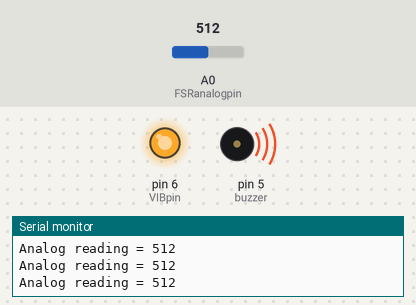
This sketch was run on a simulated Arduino Uno, built with avr-gcc and run on an emulated ATmega328P. Parts: output pins drawn as LEDs (lit = HIGH), buzzer (waves = sounding), the last lines printed to the serial monitor. The inputs (shaded band) are chosen by the test bench; at power-on: A0 (FSRanalogpin) = 512.

Above: at 1.2 s.
1.3 s: A0 (FSRanalogpin) set to 108
2.8 s: A0 (FSRanalogpin) set to 100
At 3.7 s:
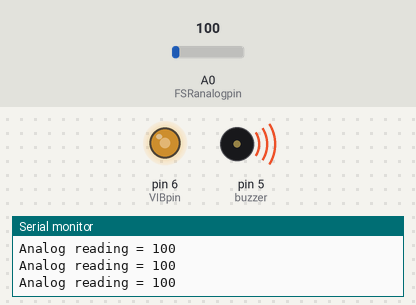
4.3 s: A0 (FSRanalogpin) set to 0
At 5.1 s:
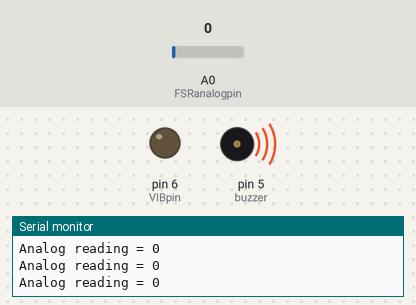
5.8 s: A0 (FSRanalogpin) set to 3
7.3 s: A0 (FSRanalogpin) set to 6
At 7.9 s:
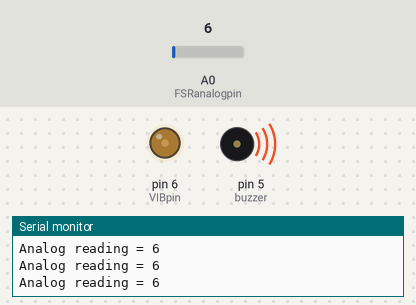
8.8 s: A0 (FSRanalogpin) set to 122
At 9.2 s:
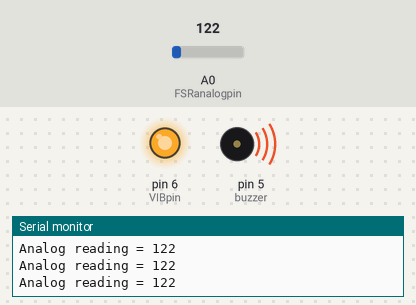
Timing chart, 0 to 11.3 s (numbered marks = the images above; inputs shaded):
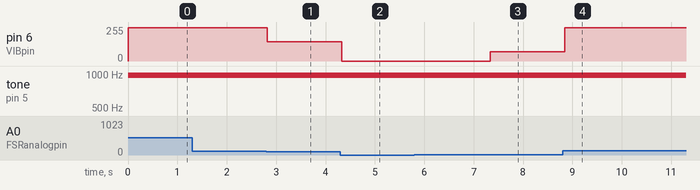

Measured:
- the behaviour switches between 101 and 100 on A0 (FSRanalogpin) (found by bisection; images 0 and 1)
- the behaviour switches between 4 and 5 on A0 (FSRanalogpin) (found by bisection; images 2 and 3)
- after the input at 2.8 s, pin 6 (VIBpin): 249/255 → 144/255 at once
- after the input at 4.3 s, pin 6 (VIBpin): 144/255 → 0/255 at once
- after the input at 7.3 s, pin 6 (VIBpin): 0/255 → 70/255 at once
- after the input at 8.8 s, pin 6 (VIBpin): 70/255 → 249/255 at once

The sketch:

FSR_and_Vibration_motor.ino
```cpp
int FSRanalogpin = A0;  // FSR is connected to analog 0
int buzzer = 5;

int FSRvalue = 0;

int fsrReading;        // the analog reading from the first FSR resistor divider


int VIBintensity;
int VIBpin = 6;

void setup(void) {
  Serial.begin(115200);   // We'll send debugging information via the Serial monitor
  pinMode(VIBpin, OUTPUT);


//code for buzzer
pinMode(FSRanalogpin,INPUT); //sets the FSR as the input
pinMode(buzzer,OUTPUT);   //sets the buzzer as the output
}

void loop(void) {
  fsrReading = analogRead(FSRanalogpin);

  Serial.print("Analog reading = ");

  Serial.println(fsrReading);

  // we'll need to change the range from the analog reading (0-1023) down to the range
  // used by analogWrite (0-255) with map!
  VIBintensity = map(fsrReading, 0, 1023, 0, 255);
  VIBintensity*=10;
  if (VIBintensity>255) {
    VIBintensity=255;

//code for buzzer
FSRvalue = analogRead(FSRanalogpin); //reads the FSR and store it in integer
analogWrite(buzzer,FSRvalue/4); //sets the buzzer duty ratio

  }

  // Vibrations increase the harder you press
  analogWrite(VIBpin, VIBintensity*7);

  delay(100);
}
```
